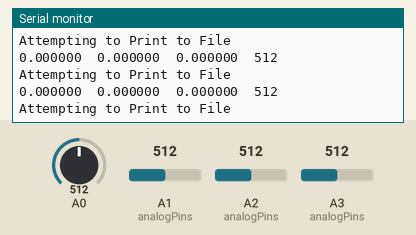
Simulated run of this sketch. Board: Arduino Uno, built with avr-gcc and run on an emulated ATmega328P. Shown: the last lines printed to the serial monitor. The inputs (shaded band) are chosen by the test bench; at power-on: A3 (analogPins) = 512, A1 (analogPins) = 512, A2 (analogPins) = 512, A0 = 512. Storage starts empty.

Above: at 5.7 s.
5.8 s: A3 (analogPins) set to 546
7.3 s: A1 (analogPins) set to 551
At 7.54 s:
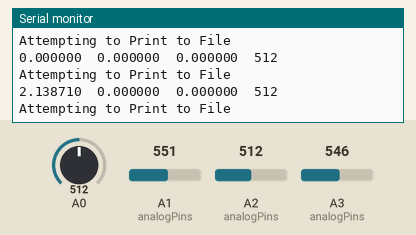
10.3 s: A2 (analogPins) set to 526
At 10.44 s:
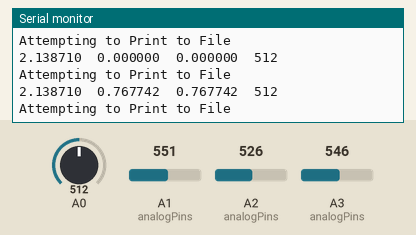
11.8 s: A2 (analogPins) set to 547
At 14.86 s:
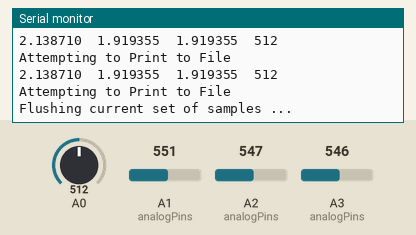
Timing chart, 0 to 16.4 s (numbered marks = the images above; inputs shaded):
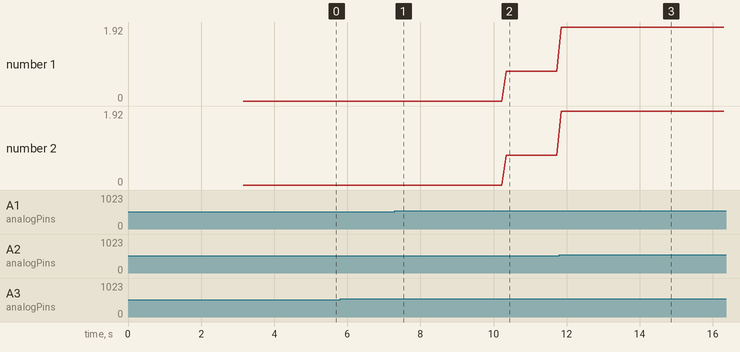

Measured:
- the behaviour switches between 533 and 534 on A2 (analogPins) (found by bisection; images 2 and 3)
- after the input at 7.3 s, the serial monitor: prints a new line after 0.14 s (image 1)
- after the input at 10.3 s, the serial monitor: prints a new line at once (image 2)
- after the input at 11.8 s, the serial monitor: prints a new line after 0.05 s (image 3)
- plotted number 1: 0 → 0.77 after the input at 10.3 s, 0.77 → 1.92 after the input at 11.8 s
- plotted number 2: 0 → 0.77 after the input at 10.3 s, 0.77 → 1.92 after the input at 11.8 s

The sketch:

Spruce-Voltmeter--SD-Implimentation.ino
```cpp
/*
 * Code based on a project by Shahariar
 * Find the original project and Code @
 * https://create.arduino.cc/projecthub/PSoC_Rocks/arduino-negative-voltmeter-993902
 *
 *
 *
 *
 *
 *
 *
 *
 */

// LIBRARIES
// i2c and u8g library for 1306 oled display
//#include <Wire.h>
//#include "U8glib.h"
#include <SD.h>
#include <SPI.h>

// CONSTANTS
// 25V Reader
#define R_LOW 100           // 100k or 10k resistor, 1%, smd1206, 1/10 watt
#define R_HIGH 5000         // 5M or 500k  resistor, 1%, smd1206, 1/10 watt

// 5V Reader
//#define R_LOW 500
//#define R_HIGH 5000

// 5V Reader with Small Bois
//#define R_LOW 100
//#define R_HIGH 1000

#define AREF 1.1            // Aref pin voltage
#define ADC_RESOLUTION 1023 // 10 bit ADC
#define SAMPSPER 150        // samples per read of analog pin for value averaging

//U8GLIB_SSD1306_128X32 u8g(U8G_I2C_OPT_NONE);     // I2C OLED  Display instance

// measuring analog ins; for use with measureChannel() function
int analogPins[] = {A1, A2, A3};
int aPinsLength = 3;
int SIGFIGS = 6;           // How many figs to print/save

// File for Filing
File myFile;
Sd2Card card;
SdVolume volume;
SdFile root;

//Pin Control
// Use DIP switches to manage writing of data from unused pins
// currently unimplemented
bool v1;
bool v2;
bool v3;
int controlPins[] = {3, 4, 5};


// keep track of number of lines save in SD file
int linesWritten = 0;
int linesPerSave = 100;

// Variables for volty maths
long half_Aref = 0; // adc 0 for reading half AREF = 550mv, should read 512
//int dump = 0;       // discarding first adc conversion (only used for half_Aref
float voltVals[3];  // calculating measured voltVals from ADC ch 1-3

// control if Serial is used for printing/debugging
bool printSerial = true;

//////////////////////////////////////////////////////////
void setup() {
  if (printSerial) {
    Serial.begin(9600);
    while(!Serial) {;}
  }

  /*
   * Currently:
   * Reaches "Success! Moving On" and proceeds to loops through serial poutput,
   * restarts @ Wiring is correct
   * Does not list any files on root, but also throws no errors.
   * Never reaches loop
   */

  if (!card.init(SPI_HALF_SPEED, 10)) {
    Serial.println("initialization failed. Things to check:");
    Serial.println("* is a card inserted?");
    Serial.println("* is your wiring correct?");
    Serial.println("* did you change the chipSelect pin to match your shield or module?");
    while (1);
  } else {
    Serial.println("Wiring is correct and a card is present.");
  }

  if (!volume.init(card)) {
    if (printSerial) {
      Serial.println("error");
    }
    while(1);
  }

  root.openRoot(volume);
  root.ls(LS_R | LS_DATE | LS_SIZE);

  delay(1000);

  if(!SD.begin(10)) { //10 is the pin our SD card reader is designed to speak to.
    if (printSerial) {
      Serial.println("Failure"); //sometimes fail message prints anyway
    }
    while(1);
  }
  if (printSerial) {
    Serial.println("Success! Moving on...");
  }

  myFile = SD.open("Sampl2.txt", FILE_WRITE);
  if (printSerial) {
    Serial.print("Opening SD file for writing of Data, Please: ");
    Serial.println("Sample.txt");
  }
  delay(1000); // unnecessary debugging delay
  if (printSerial) {
    Serial.println("Moving On...");
  }


  // awesome code
  delay(500);                // delay for idk
  analogReference(INTERNAL); // set 1.1v internal reference
  delay(500);                // delay to stabilize aref voltage
  /*
  u8g.setRot180();           // change display orientation
  if (printSerial) {
    Serial.println("Doing a thing with the OLED Display");
  }
  */
}

//////////////////////////////////////////////////////////
void loop() {

  if (linesWritten < linesPerSave) {

    delay(5); // delay before using I2C OLED
    // refresh i2c oled with updated value
    /*
    u8g.firstPage();
    do {
      draw();
    }
    while( u8g.nextPage() );
    delay(5);
    */

    // clear variables old value
    half_Aref = 0;

    //////////////////////////////////////////////////////////////////////
    /// Half AREF measurement ///
    int dump = analogRead(A0); // discard first adc convertion
    delay(10); // delay for channel switching stabilizaion

    // sum a number of samples
    for (int i=0; i<SAMPSPER; i++)
    {
      half_Aref = half_Aref+analogRead(A0);
    }

    // average the samples: we enjoy improved accuracy by doing this
    half_Aref = half_Aref/SAMPSPER;


    //////////////////////////////////////////////////////////////////////
    // measure each pin
    for (int i = 0; i < aPinsLength; i++) {
      voltVals[i] = measureChannel(analogPins[i], half_Aref);
    }

    // old volt measuring code died here, see FUNctions

    //////////////////////////////////////////////////////////////////////
    // Format string for Serial
    if (printSerial) {
      //Serial.println(String(voltVals[0]) + "\t" + String(voltVals[1]) + "\t" + String(voltVals[2]) + "\t" + String(half_Aref));
      Serial.print(voltVals[0], SIGFIGS);
      Serial.print("\t");
      Serial.print(voltVals[1], SIGFIGS);
      Serial.print("\t");
      Serial.print(voltVals[1], SIGFIGS);
      Serial.print("\t");
      Serial.println(half_Aref);
    }

    // Format string for saving on SD card
    if (myFile) {
      if (printSerial) {
        Serial.println("Attempting to Print to File");
      }
      //myFile.println(String(voltVals[0]) + ", " + String(voltVals[1]) + ", " + String(voltVals[2]) + ";");
      for (int i = 0; i < aPinsLength; i++) {
        if (i == aPinsLength - 1) {
          myFile.print(voltVals[i], SIGFIGS);
          myFile.println(";");
        }
        else {
          myFile.print(voltVals[i], SIGFIGS);
          myFile.print(", ");
        }
      }
    }
    else {
      if (printSerial) {
        Serial.println("Error sending data to SD card. Call for help. Get out the megaphones! Get out the alpenhorns! Requesting air raid sirens x5!");
      }
    }
    linesWritten += 1;
  }

  // save current sd file, re-open same file + wait a bit
  else if (linesWritten >= linesPerSave) {

    if (printSerial) {
      Serial.println("Flushing current set of samples ...");
    }

    //myFile.close(); //why not close?
    myFile.flush();
    linesWritten = 0;
    delay(250); // delay for SD card to be ready for more writin', typin', and measurin'
    if (printSerial) {
      Serial.println("Moving On ...");
    }
  }
  // hopefully this never executes
  else {}
}

//////////////////////////////////////////////////////////
/// Oled Loop Draw Function ///
/*
void draw() {

  // set font for text
  u8g.setFont(u8g_font_5x8);
  u8g.drawStr( 0, 6, "Chan-1   Chan-2   Chan-3");

  // set font for number
  u8g.setFont(u8g_font_7x13B);

  // print voltages measured on OLED
  u8g.setPrintPos(0, 20);u8g.print(voltVals[0],1);
  u8g.setPrintPos(45, 20);u8g.print(voltVals[1],1);
  u8g.setPrintPos(90, 20);u8g.print(voltVals[1],1);

  // set font and print units
  u8g.setFont(u8g_font_5x8);
  u8g.drawStr( 0, 32, "volts    volts    volts");
}*/

///////////////////////////////////////////////////////////////////////
// FUNctions!
///////////////////////////////////////////////////////////////////////

float measureChannel(int pin, long h_aref) {
 /* measure an analog pin (as defined in analogPins[])
  * return adjusted voltage value v, a float
  */

  long ch = 0;
  float v;

  int dump = analogRead(pin); // forget about that first read bay bee
  delay(10);
  for (int i = 0; i < SAMPSPER; i++) {
    ch = ch + analogRead(pin);
  }
  ch /= SAMPSPER;
  ch -= h_aref;
  v = ch *((R_LOW+R_HIGH)/R_LOW)*(AREF)/ADC_RESOLUTION;
  return v;
}
```
